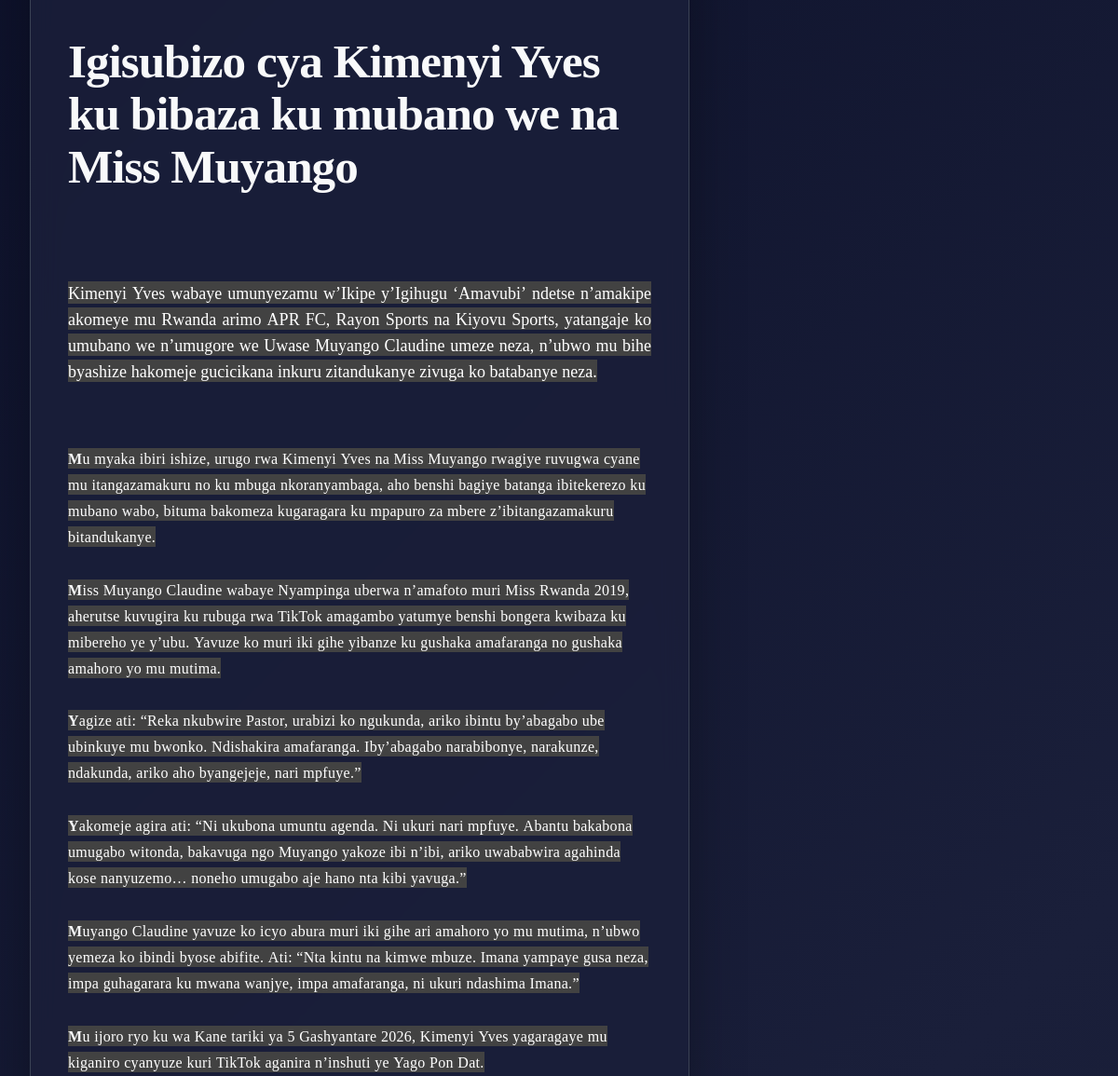
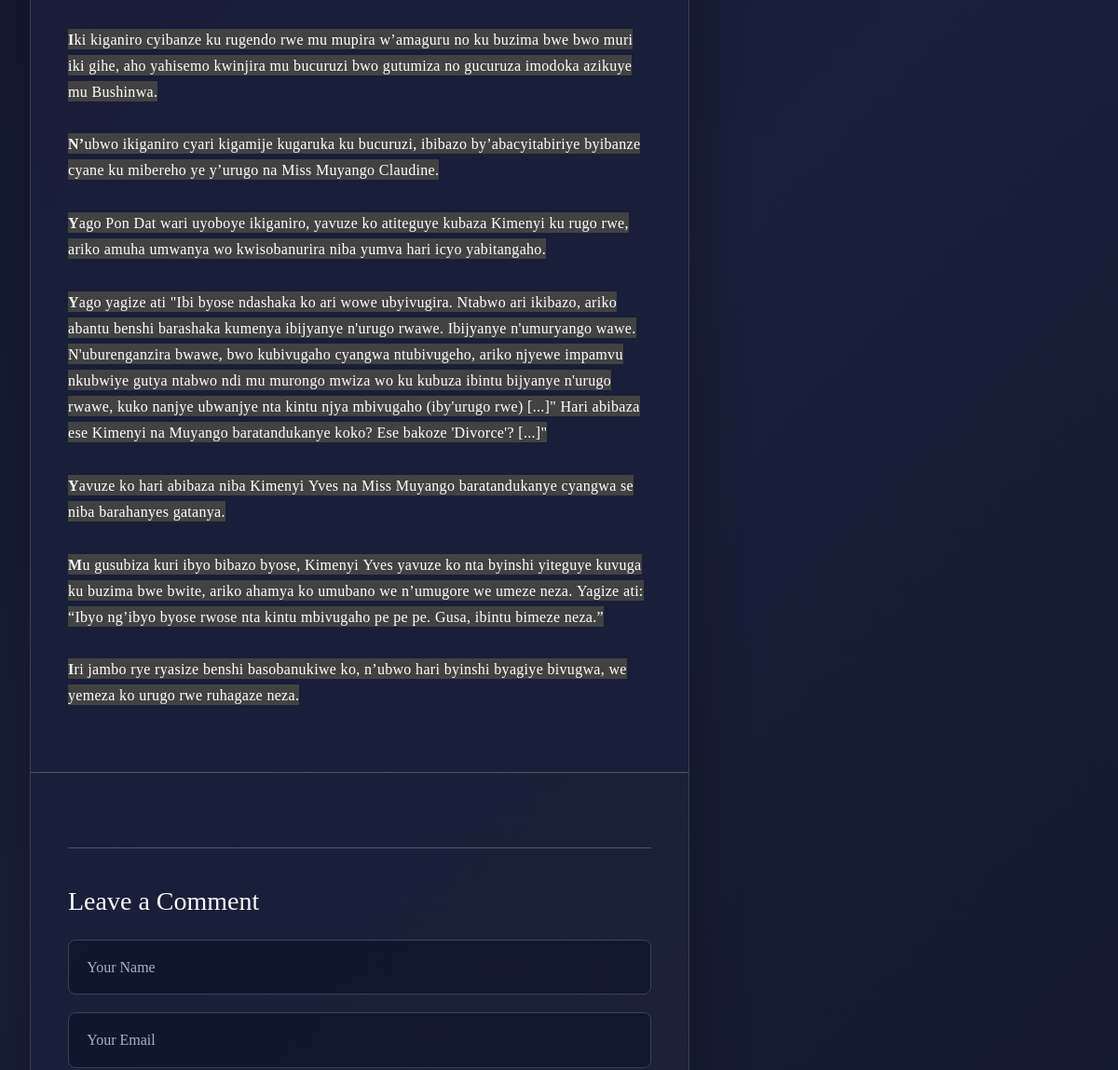
The page /article/3/ (middle part) on the database as committed earlier (2 pictures, top to bottom).
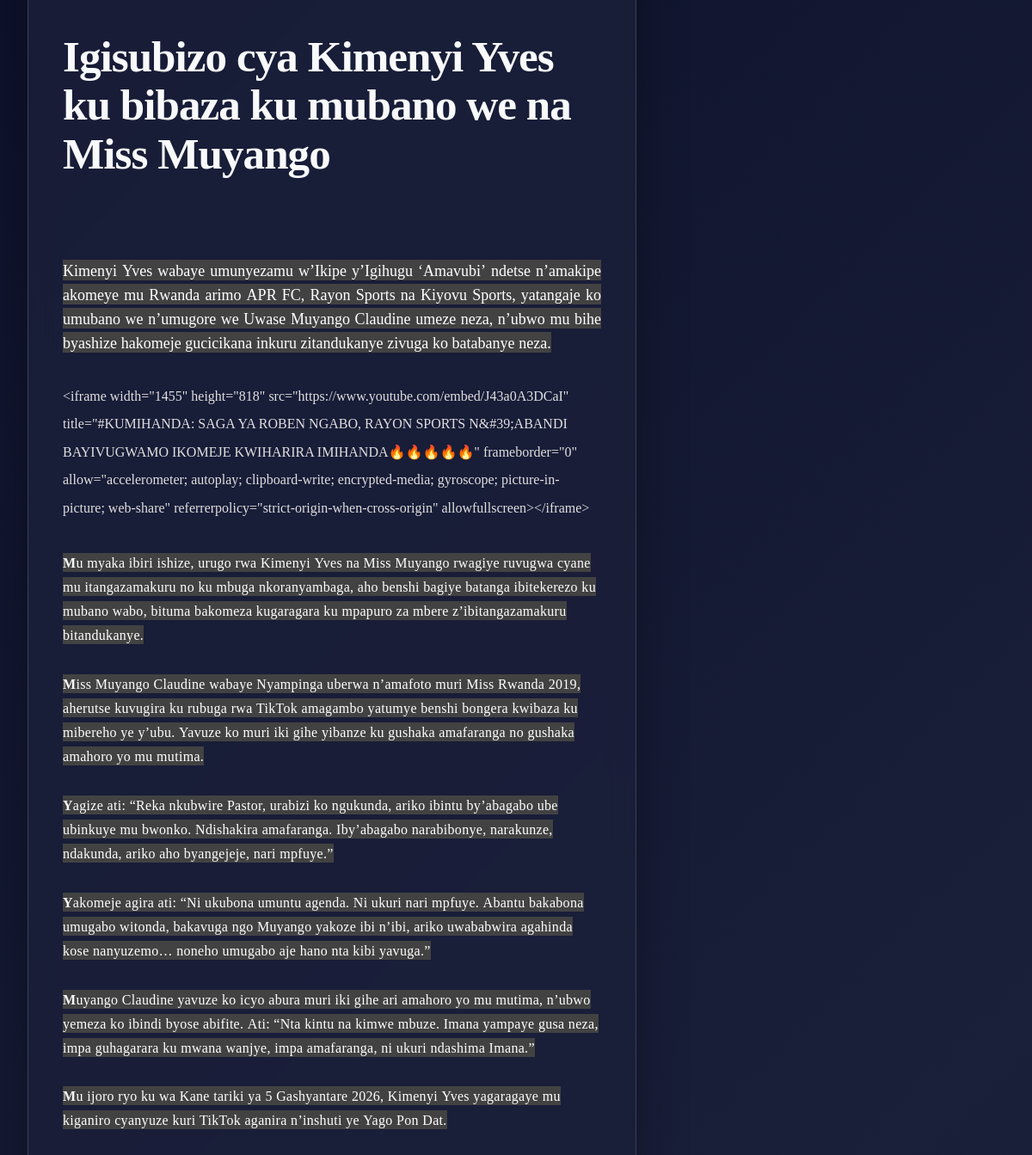
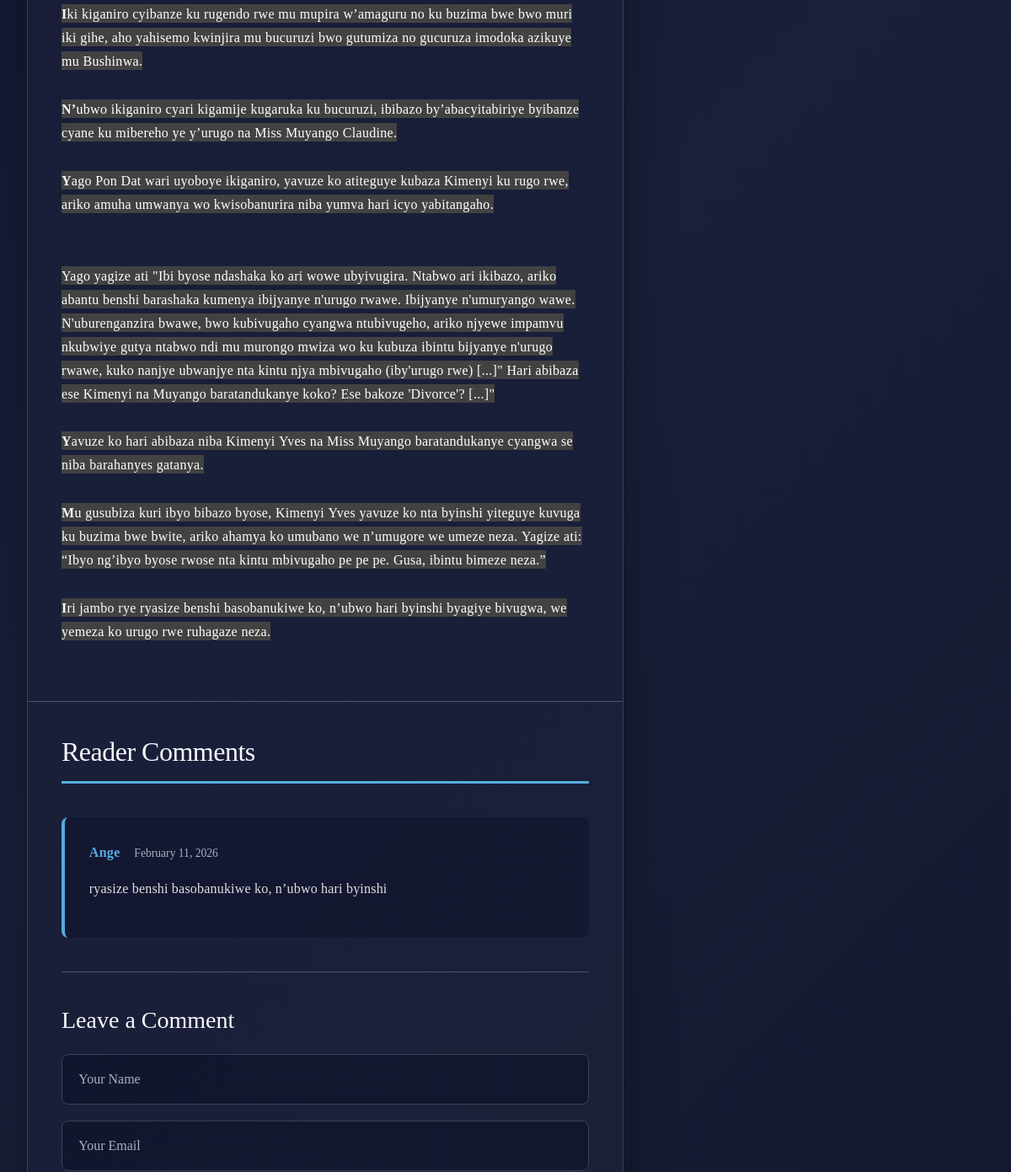
The same page on the database as committed later (2 pictures, top to bottom).
### main/models.py (models this page shows, shortened)
class Article(models.Model):
    STATUS_CHOICES = [
        ('published', 'Published'),
        ('draft', 'Draft'),
        ('archived', 'Archived'),
    ]
    title = models.CharField(max_length=200, verbose_name="Title")
    category = models.ForeignKey(Category, on_delete=models.SET_NULL, null=True, related_name='articles', verbose_name="Category")
    excerpt = models.TextField(blank=False, null=False, verbose_name="Sub content")
    content = models.TextField(blank=False, null=False, verbose_name="Full Content")
    image = models.ImageField(upload_to='articles/', blank=False, null=False, verbose_name="Cover Image")
    status = models.CharField(max_length=20, choices=STATUS_CHOICES, default='draft', verbose_name="Status")
    author = models.ForeignKey(settings.AUTH_USER_MODEL, on_delete=models.SET_NULL, null=True, blank=False, related_name='articles', verbose_name="Author")
    created_at = models.DateTimeField(auto_now_add=True)
    updated_at = models.DateTimeField(auto_now=True)
    class Meta:
        verbose_name = "Article"
        verbose_name_plural = "Articles"
        ordering = ['-created_at']

class ArticleComment(models.Model):
    article = models.ForeignKey(Article, on_delete=models.CASCADE, related_name='comments', verbose_name="Article")
    name = models.CharField(max_length=100, verbose_name="Name")
    email = models.EmailField(verbose_name="Email")
    is_approved = models.BooleanField(default=True, verbose_name="Approved")
    content = models.TextField(verbose_name="Comment")
    created_at = models.DateTimeField(auto_now_add=True)
    class Meta:
        verbose_name = "Article Comment"
        verbose_name_plural = "Article Comments"
        ordering = ['-created_at']

### main/views.py (the view, shortened to what this page needs)
# urls.py: path('article/<int:pk>/', views.article_detail, name='article_detail'),
def article_detail(request, pk):
    template_name = "article_detail.html"
    article = get_object_or_404(Article, pk=pk, status='published')
    comment = ArticleComment.objects.filter(
        article=article,
        is_approved=True
    ).order_by('-created_at')
    related_articles = Article.objects.filter(
        category=article.category,
        status='published'
    ).exclude(pk=article.pk).order_by('-created_at')[:6]
    trending_articles = Article.objects.filter(
        status='published'
    ).order_by('-created_at')[:5]
    context = {
        "article": article,
        "comments": comment,
        "related_articles": related_articles,
        "trending_articles": trending_articles,
    }
    return render(request, template_name, context)

### templates/article_detail.html (shortened to what this page needs)
   {% extends "base.html" %}
{% load static %}
{% block extra_head %}
<link rel="stylesheet" href="{% static 'css/article.css' %}">
{% endblock extra_head %}
{% block content %}
    <div class="container-fluid">
        <div class="main-grid">
            <div class="article-container">
                <h1 class="article-title">{{ article.title }}</h1>
                <div class="article-content">
                    <p>{{ article.content|safe }}</p>
                </div>
                <div class="comments-section">
                    {% if comments %}
                        <h2 class="comments-title">Reader Comments</h2>
                        {% for comment in comments %}
                        <div class="comment">
                            <span class="comment-author">{{ comment.name }}</span>
                            <span class="comment-time">{{ comment.created_at|date:"F d, Y" }}</span>
                            <p class="comment-text">{{ comment.content }}</p>
                        </div>
                        {% endfor %}
                    {% endif %}
                    <div class="comment-form">
                        <h3 style="font-family: 'Playfair Display', serif; margin-bottom: 1.5rem; color: var(--text-light);">Leave a Comment</h3>
                        <form method="post" action="{% url 'article_detail' pk=article.pk %}">
                            <input type="text" placeholder="Your Name" name="name" required>
                            <input type="email" placeholder="Your Email" name="email" required>
                        </form>
                    </div>
                </div>
            </div>
     <aside class="sidebar">
</aside>
        </div>
    </div>
{% endblock content %}

Rows that differ between the two databases and show on the page:
changed Article "Igisubizo cya Kimenyi Yves ku bibaza ku mubano we na Miss Muyango": content "…zivuga ko batabanye neza. Mu myaka ibiri ishize,…" → "…zivuga ko batabanye neza. <iframe width=\"1455\" height=\"818\" src=\"https://www.youtube.com/embed/J43a0A3DCaI\" title=\"#KUMIHANDA: SAGA YA ROBEN NGABO, RAYON SPORTS N&#39;ABANDI BAYIVUGWAMO IKOMEJE KWIHARIRA IMIHANDA🔥🔥🔥🔥🔥\" frameborder=\"0\" allow=\"accelerometer; autoplay; clipboard-write; encrypted-media; gyroscope; picture-in-picture; web-share\" referrerpolicy=\"strict-origin-when-cross-origin\" allowfullscreen></iframe> Mu myaka ibiri ishize,…"
added ArticleComment: name "Ange", created_at "February 11, 2026", content "ryasize benshi basobanukiwe ko, n’ubwo hari byinshi"
Other text that changed with them:
text now shown: "Reader Comments"
